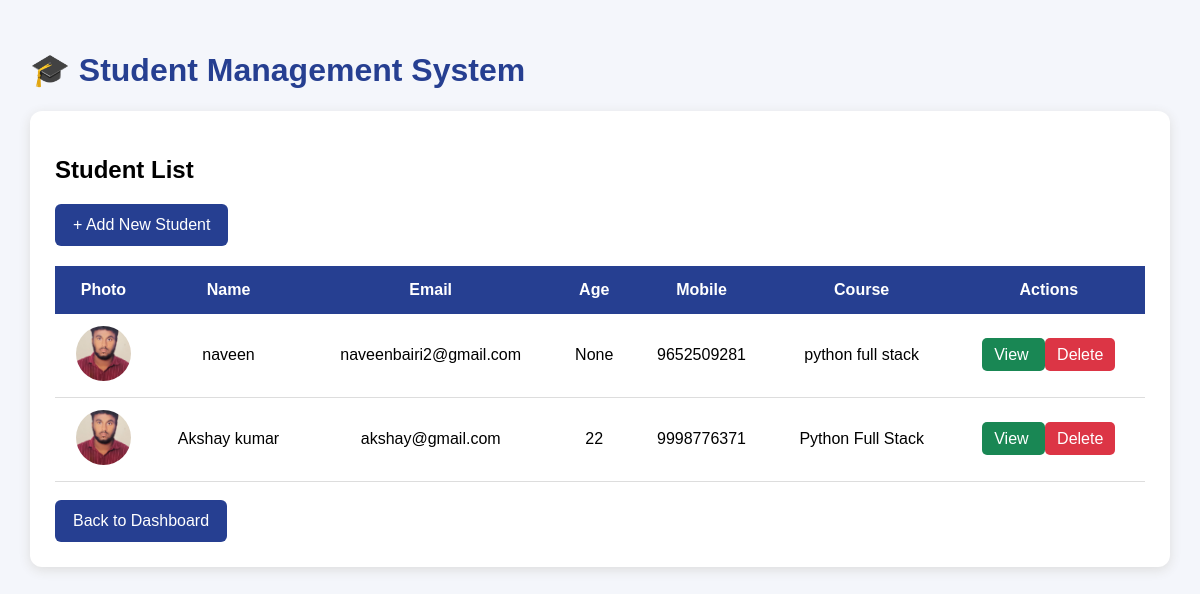
The page / on the database its author committed.
### students/models.py (models this page shows, shortened)
class Student(models.Model):
    student_name = models.CharField(max_length=100)
    email = models.EmailField()
    age = models.PositiveIntegerField(null=True, blank=True)
    mobile_number = models.CharField(max_length=15)
    profile_image = models.ImageField(
        upload_to='student_images/',
        null=True,
        blank=True
    )
    course = models.CharField(max_length=100)
    created_date = models.DateTimeField(auto_now_add=True)

### students/views.py (the view)
# urls.py: path('', views.student_list, name='student_list'),
def student_list(request):
    students = Student.objects.all()
    if request.method == 'GET':
        return render(request, 'students/students_list.html', {
        'students': students
    })

### students/templates/students/students_list.html (shortened to what this page needs)
<!DOCTYPE html>
<html>
<head>
</head>
<body>
<h1>🎓 Student Management System</h1>
<div class="container">
    <h2>Student List</h2>
    <a href="{% url 'register_student' %}" class="add">
        + Add New Student
    </a>
    <table>
        <tr>
            <th>Photo</th>
            <th>Name</th>
            <th>Email</th>
            <th>Age</th>
            <th>Mobile</th>
            <th>Course</th>
            <th>Actions</th>
        </tr>
        {% for student in students %}
        <tr>
            <td>
                {% if student.profile_image %}
                    <img src="{{ student.profile_image.url }}" class="profile">
                {% else %}
                    No Photo
                {% endif %}
            </td>
            <td>{{ student.student_name }}</td>
            <td>{{ student.email }}</td>
            <td>{{ student.age }}</td>
            <td>{{ student.mobile_number }}</td>
            <td>{{ student.course }}</td>
            <td>
                <a href="{% url 'student_detail' student.id %}" class="btn view">
                    View
                </a>
                <a href="{% url 'delete_student' student.id %}" class="btn delete">
                    Delete
                </a>
            </td>
        </tr>
        {% empty %}
        <tr>
            <td colspan="7">No students found</td>
        </tr>
        {% endfor %}
    </table>
    <br>
    <a href="{% url 'dashboard' %}" class="add">
        Back to Dashboard
    </a>
</div>
</body>
</html>

### students/templates/students/students_list.html (style rules this page uses)
body { font-family: Arial, sans-serif; background: #f4f6fb; margin: 0; padding: 30px; }
h1 { color: #263f91; }
.container { background: white; padding: 25px; border-radius: 12px; box-shadow: 0 3px 12px #ddd; }
table { width: 100%; border-collapse: collapse; margin-top: 20px; }
th { background: #263f91; color: white; padding: 15px; }
td { padding: 12px; text-align: center; border-bottom: 1px solid #ddd; }
.profile { width: 55px; height: 55px; border-radius: 50%; object-fit: cover; }
.btn { padding: 8px 12px; color: white; text-decoration: none; border-radius: 5px; }
.view { background: #198754; }
.delete { background: #dc3545; }
.add { background: #263f91; display: inline-block; padding: 12px 18px; color: white; text-decoration: none; border-radius: 6px; }

### rows shown on the page
Student: profile_image (picture), student_name "naveen", email "naveenbairi2@gmail.com", age "None", mobile_number "9652509281", course "python full stack"
Student: profile_image (picture), student_name "Akshay kumar", email "akshay@gmail.com", age "22", mobile_number "9998776371", course "Python Full Stack"
